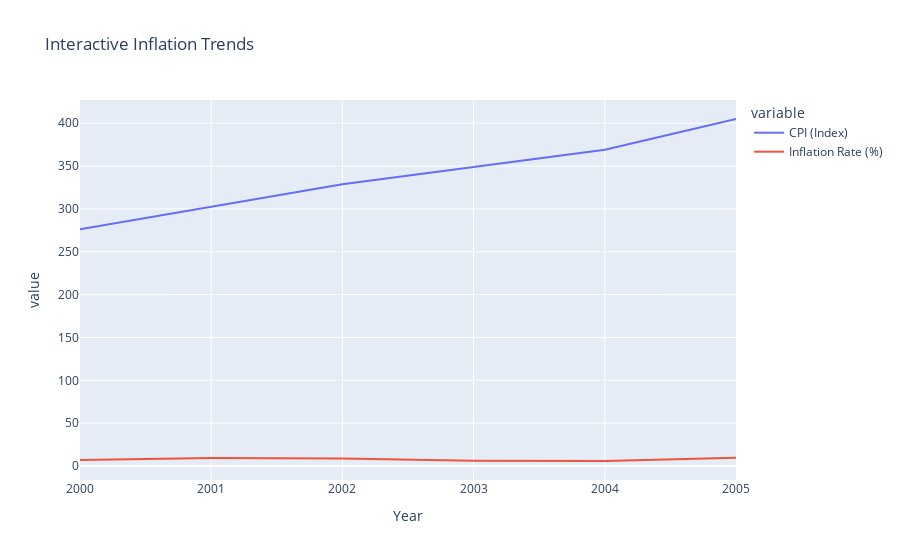

This figure's notebook cell:
### Code cell
import pandas as pd
import numpy as np
import matplotlib.pyplot as plt
import seaborn as sns
import plotly.express as px
from sklearn.linear_model import LinearRegression

#  Load and Preprocess Data
def load_and_preprocess_data(file_path):
    df = pd.read_csv(file_path)
    df.fillna(method='ffill', inplace=True)  # Forward fill missing values
    df.fillna(method='bfill', inplace=True)  # Backward fill as extra safety
    df["Year"] = df["Year"].astype(int)
    return df

#  Get Inflation Data for Selected Years
def get_inflation_data(df, start_year=None, end_year=None):
    if start_year and end_year:
        return df[(df["Year"] >= start_year) & (df["Year"] <= end_year)]
    return df

# Train Inflation Model (FIXED NaN Issue)
def train_inflation_model(df):
    X = df[["Year"]]
    y = df.drop(columns=["Year"])

    #  Fix: Fill NaN values to avoid model errors
    y.fillna(y.mean(), inplace=True)  

    models = {}
    for col in y.columns:
        model = LinearRegression()
        model.fit(X, y[col])  # No NaN issue now!
        models[col] = model
    return models

# Predict Future Inflation
def predict_inflation(models, start_year, end_year):
    future_years = np.array(range(start_year, end_year + 1)).reshape(-1, 1)
    predictions = {col: models[col].predict(future_years) for col in models.keys()}
    
    pred_df = pd.DataFrame(predictions)
    pred_df.insert(0, "Year", future_years.flatten())
    file_name = f"Inflation_Prediction_{start_year}_to_{end_year}.csv"
    pred_df.to_csv(file_name, index=False)

    return pred_df, file_name

#  Enhanced Visualization (Better Layout & Aesthetics)
def visualize_inflation(df, start_year, end_year):
    df_filtered = df[(df["Year"] >= start_year) & (df["Year"] <= end_year)]

    #  Seaborn Styling for Clean Look
    plt.figure(figsize=(12, 6))
    sns.set_theme(style="whitegrid")
    
    for col in df_filtered.columns[1:]:
        plt.plot(df_filtered["Year"], df_filtered[col], label=col, marker='o', markersize=4)

    plt.xlabel("Year", fontsize=12)
    plt.ylabel("Inflation Rate", fontsize=12)
    plt.title(" Inflation Trends Over Selected Years", fontsize=14, fontweight="bold", color="darkblue")
    plt.legend(loc="upper left", bbox_to_anchor=(1, 1))
    plt.grid(alpha=0.3)
    plt.xticks(rotation=45)
    plt.tight_layout()
    plt.show()

    #  Interactive Plot (for richer insights)
    fig = px.line(df_filtered, x="Year", y=df_filtered.columns[1:], title="Interactive Inflation Trends")
    fig.show()

# Load Dataset
file_path = r"D:\Finsight-Bharat\CPI_Inflation_India_1970_2024.csv"
df = load_and_preprocess_data(file_path)

# User Inputs
view_start = int(input(" \Enter start year to view inflation data: "))
view_end = int(input(" Enter end year to view inflation data: "))
print(get_inflation_data(df, view_start, view_end))

viz_start = int(input(" Enter start year for visualization: "))
viz_end = int(input(" Enter end year for visualization: "))
visualize_inflation(df, viz_start, viz_end)

pred_start = int(input("Enter start year for prediction: "))
pred_end = int(input("Enter end year for prediction: "))
models = train_inflation_model(df)
pred_df, report_file = predict_inflation(models, pred_start, pred_end)
print(f"Download your report: {report_file}")

### Figure 1 — Plotly figure (JSON) as saved in the notebook; plotly's stock layout.template omitted (floating-point values rounded to 4 significant figures)
{"data": [{"hovertemplate": "variable=CPI (Index)<br>Year=%{x}<br>value=%{y}<extra></extra>", "legendgroup": "CPI (Index)", "line": {"color": "#636efa", "dash": "solid"}, "marker": {"symbol": "circle"}, "mode": "lines", "name": "CPI (Index)", "orientation": "v", "showlegend": true, "type": "scatter", "x": [2000, 2001, 2002, 2003, 2004, 2005], "xaxis": "x", "y": [276.2, 302.3, 328.7, 348.9, 369.2, 404.9], "yaxis": "y"}, {"hovertemplate": "variable=Inflation Rate (%)<br>Year=%{x}<br>value=%{y}<extra></extra>", "legendgroup": "Inflation Rate (%)", "line": {"color": "#EF553B", "dash": "solid"}, "marker": {"symbol": "circle"}, "mode": "lines", "name": "Inflation Rate (%)", "orientation": "v", "showlegend": true, "type": "scatter", "x": [2000, 2001, 2002, 2003, 2004, 2005], "xaxis": "x", "y": [7.02, 9.44, 8.75, 6.12, 5.82, 9.69], "yaxis": "y"}], "layout": {"legend": {"title": {"text": "variable"}, "tracegroupgap": 0}, "title": {"text": "Interactive Inflation Trends"}, "xaxis": {"anchor": "y", "domain": [0, 1], "title": {"text": "Year"}}, "yaxis": {"anchor": "x", "domain": [0, 1], "title": {"text": "value"}}}}
